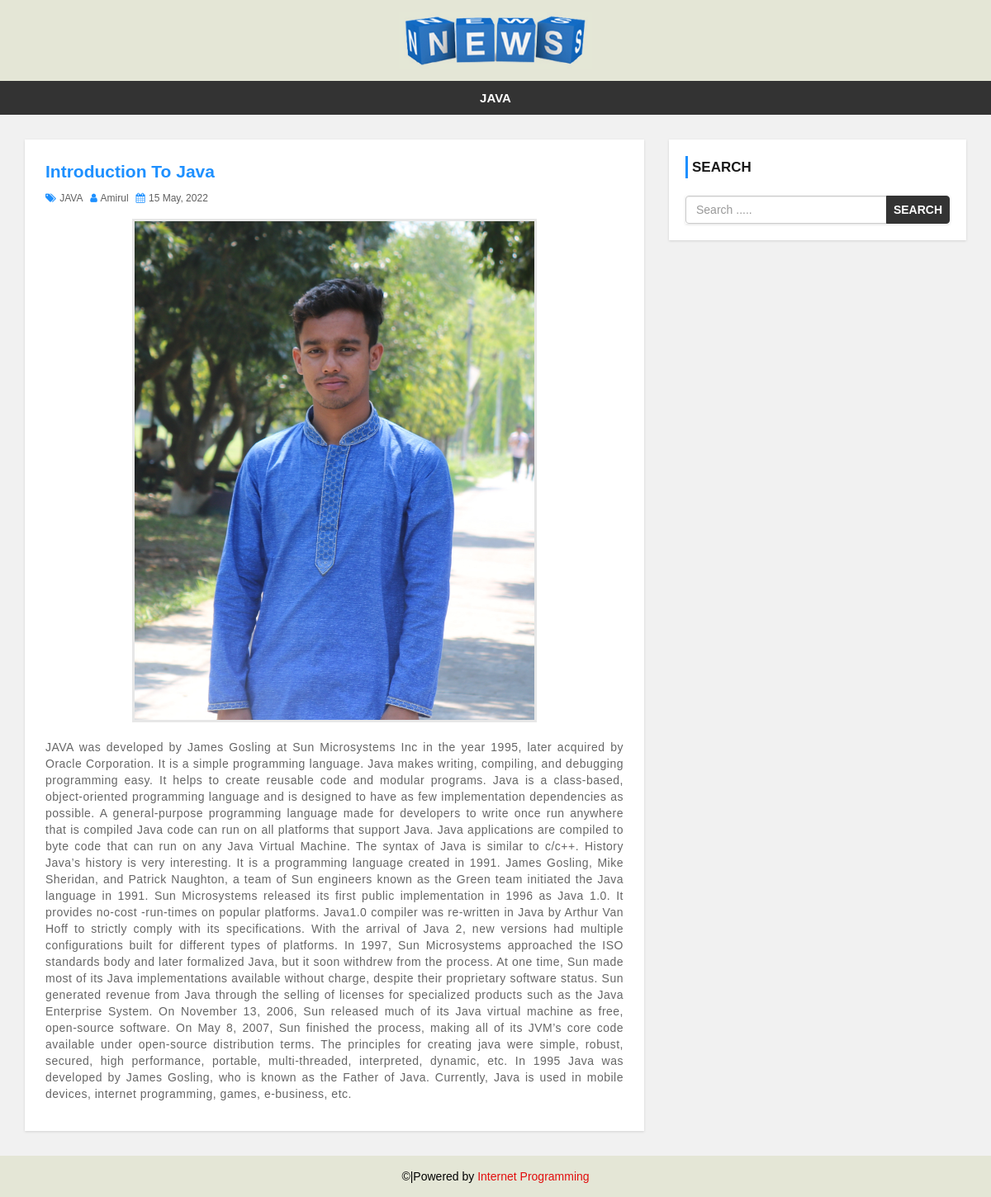
Page /single.php?id=21 on the committed database.
### tables this page shows
CREATE TABLE `category` (
  `category_id` int(11) NOT NULL,
  `category_name` varchar(100) NOT NULL,
  `post` int(11) NOT NULL
);

CREATE TABLE `post` (
  `post_id` int(11) NOT NULL,
  `title` varchar(100) NOT NULL,
  `description` text NOT NULL,
  `category` varchar(100) NOT NULL,
  `post_date` varchar(50) NOT NULL,
  `author` int(11) NOT NULL,
  `post_img` varchar(100) NOT NULL
);

CREATE TABLE `user` (
  `user_id` int(11) NOT NULL,
  `first_name` varchar(30) NOT NULL,
  `last_name` varchar(30) NOT NULL,
  `username` varchar(30) NOT NULL,
  `password` varchar(40) NOT NULL,
  `role` int(11) NOT NULL
);

### single.php (the view)
<?php include 'header.php'; ?>
    <div id="main-content">
        <div class="container">
            <div class="row">
                <div class="col-md-8">
<?php
  include "admin/config.php";
  $post_id = $_GET['id'];
$query = "SELECT post.post_id, post.title, post.description,post.post_img, post.post_date,post.category, category.category_name,user.username,post.author FROM post
  LEFT JOIN category ON post.category = category.category_id
  LEFT JOIN user ON post.author = user.user_id
  WHERE post.post_id = {$post_id}";
  $result = mysqli_query($connection,$query) or die("Failed");
  $count = mysqli_num_rows($result);
  if($count > 0){
    while($row = mysqli_fetch_assoc($result)){
?>
                    <div class="post-container">
                        <div class="post-content single-post">
                            <h3><?php echo $row['title'] ?></h3>
                            <div class="post-information">
                                <span>
                                    <i class="fa fa-tags" aria-hidden="true"></i>
                                    <a href="category.php?cid=<?php echo $row['category'] ?>"><?php echo $row['category_name'] ?></a>
                                </span>
                                <span>
                                    <i class="fa fa-user" aria-hidden="true"></i>
                                    <a href='author.php?author_id=<?php echo $row['author'] ?>'><?php echo $row['username'] ?></a>
                                </span>
                                <span>
                                    <i class="fa fa-calendar" aria-hidden="true"></i>
                                    <?php echo $row['post_date'] ?>
                                </span>
                            </div>
                            <img class="single-feature-image" src="admin/upload/<?php echo $row['post_img'] ?>" alt=""/>
                            <p class="description">
                                <?php echo $row['description'] ?>
                            </p>
                        </div>
                    </div>
      <?php }
      }else{
        echo "No Record Found.";
      }
      ?>
                </div>
                <?php include 'sidebar.php'; ?>
            </div>
        </div>
    </div>
<?php include 'footer.php'; ?>

### header.php (shortened to what this page needs)
<!DOCTYPE html>
<html lang="en">
<head>
    <link rel="stylesheet" href="css/bootstrap.min.css" />
    <link rel="stylesheet" href="css/font-awesome.css">
    <link rel="stylesheet" href="css/style.css">
</head>
<body>
<div id="header">
    <div class="container">
        <div class="row">
            <div class=" col-md-offset-4 col-md-4">
                <a href="index.php" id="logo"><img src="images/news.jpg"></a>
            </div>
        </div>
    </div>
</div>
<div id="menu-bar">
    <div class="container">
        <div class="row">
            <div class="col-md-12">
<?php
    include "admin/config.php";
    $query = "SELECT * FROM category WHERE post > 0";
    $result = mysqli_query($connection, $query) or die("Catergories query failed.");
    if(mysqli_num_rows($result)){
        $active = "";
 ?>
                <ul class='menu'>
                    <?php
                    while($row = mysqli_fetch_assoc($result)){
                    echo "<li><a class='$active' href='category.php?cid={$row['category_id']}'>{$row['category_name']}</a></li>";
                    }
                    ?>
                </ul>
                <?php } ?>
            </div>
        </div>
    </div>
</div>

### css/style.css (style rules this page uses)
body { background: #f1f1f1; font-family: sans-serif,arial,Helvetica; }
a, a:hover, a:focus { text-decoration: none; outline: none; }
ul { margin:0; padding:0; list-style:none; }
#header { background: #e4e6d6; text-align: center; padding: 15px; }
#logo { display: inline-block; width: 65%; }
#logo img { width: 100%; }
#menu-bar { background: #333; text-align: center; }
#menu-bar .menu > li { display: inline-block; }
.menu > li > a { padding: 10px 20px; display: block; text-transform: uppercase; color: #fff; font-size: 15px; font-weight:600; transition:all 0.5s ease 0s; }
#main-content { padding: 30px 0; min-height: 750px; }
#main-content .post-container { background-color: #fff; padding: 25px; box-shadow: 0 1px 3px rgba(0, 0, 0, 0.13); }
#main-content .post-content { border-bottom: 1px solid #d1d1d1; padding: 0 0 30px; margin-bottom:30px; }
#main-content .post-content img { width: 100%; }
#main-content .post-content h3 { font-size: 21px; line-height: 28px; font-weight: 600; margin: 0 0 7px; }
#main-content .post-content .post-information span { color: #606060; font-size: 12px; text-transform: capitalize; margin: 0 5px 5px 0; display: inline-block; }
#main-content .post-content .post-information i { color: #1e90ff; margin-right: 1px; }
#main-content .post-content .post-information a { color: #606060; text-decoration: none; }
#main-content .post-content p, #main-content .single-post p { color: #666; font-size: 14px; letter-spacing: 0.5px; margin:0 0 10px; }
#main-content .single-post { border: none; margin-bottom: 0; padding-bottom: 0; }
#main-content .single-post h3 { color: #1e90ff; }
#main-content .single-post .post-information { margin: 0 0 10px; }
#main-content .single-post p { text-align: justify; }
#main-content .single-post img.single-feature-image { width: 70%; margin: 0 auto 20px; display: block; border: 3px solid #e7e7e7; }
i.fa { color:#222; }

### rows in the picture
category: category_name "JAVA"
post: title "Introduction To Java", category.category_name "JAVA", user.username "Amirul", post_date "15 May, 2022", post_img (picture), description "JAVA was developed by James Gosling at Sun Microsystems Inc in the year 1995, later acquired by Oracle Corporation. It is a simple programming language. Java makes writing, compiling, and debugging programming easy. It helps to create reusable code and modular programs. Java is a class-based, object-oriented programming language and is designed to have as few implementation dependencies as possible. A general-purpose programming language made for developers to write once run anywhere that is compiled Java code can run on all platforms that support Java. Java applications are compiled to byte code that can run on any Java Virtual Machine. The syntax of Java is similar to c/c++. History…"
